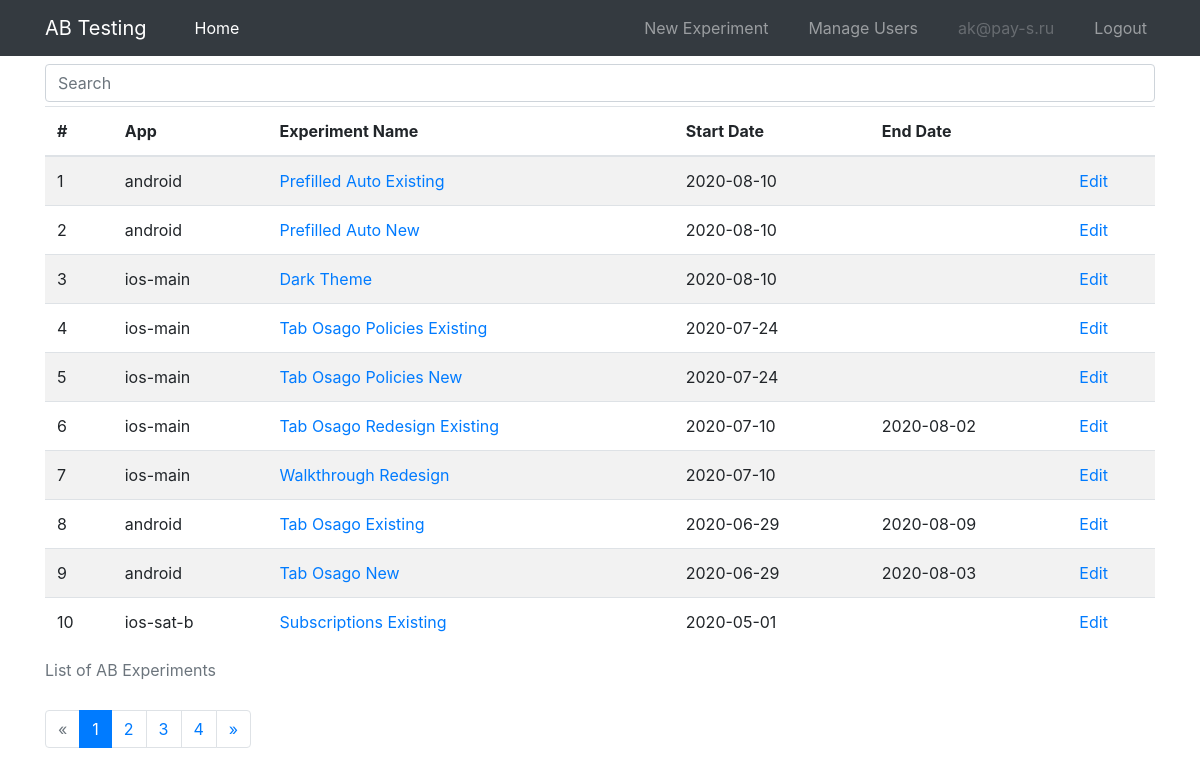
Screenshot of /index (signed in) with the database file from the repository.
### models.py (models this page shows, shortened)
class User(UserMixin, db.Model):
    id = db.Column(db.Integer, primary_key=True)
    email = db.Column(db.String(120), index=True, unique=True)
    password_hash = db.Column(db.String(128))
    is_admin = db.Column(db.Boolean, unique=False, default=False)

class ABExperiment(db.Model):
    __tablename__ = "experiment"
    __table_args__ = (db.UniqueConstraint('app_id', 'name', name="unique_constraint_app_exp"), )
    id = db.Column(db.Integer, primary_key=True)
    app_id = db.Column(db.Integer, db.ForeignKey("app.id"))
    name = db.Column(db.String(120), index=True)
    description = db.Column(db.Text)
    metrics = db.Column(db.Text)
    start_date = db.Column(db.Date)
    end_date = db.Column(db.Date)
    options = db.relationship('ABOption', backref='experiment') # cascade="all, delete-orphan"
    @property
    def clean_name(self):
        clean_name = " ".join(
            [i.capitalize() for i in self.name.split("_") if i not in ("exp", "ios", "android")]
        )
        return clean_name

class App(db.Model):
    __tablename__ = "app"
    id = db.Column(db.Integer, primary_key=True)
    name = db.Column(db.String(120), index=True, unique=True)
    experiments = db.relationship('ABExperiment', backref='app')

### ab/ab.py (the view)
@bp.route("/")
@bp.route("/index")
@login_required
def index():
    page = request.args.get("page", default=1, type=int)
    q = request.args.get("q", default="")
    exp_pagination = ABExperiment.query \
        .join(App, ABExperiment.app_id == App.id) \
        .filter(
            (ABExperiment.name.like(f"%{q}%")) | (App.name.like(f"%{q}%"))
        ) \
        .order_by(ABExperiment.start_date.desc(), ABExperiment.name) \
        .limit(100).from_self() \
        .paginate(page=page, per_page=10)
    return render_template("ab/ab_list.html", exp_pagination=exp_pagination, q=q, active_link="home")

### main.py (called while the page is built)
@login.user_loader
def load_user(id):
    return User.query.get(int(id))

### templates/ab/ab_list.html (shortened to what this page needs)
{% extends "base.html" %}
{% from "macros/_pagination.html" import render_pagination %}
{% block content %}
<div class="container">
    <form action="{{ url_for('ab.index') }}" method="GET">
        <div class="form-group mt-2 mb-1">
            <input class="form-control" type="text" name="q" placeholder="Search" aria-label="Search">
        </div>
    </form>
    {% if exp_pagination %}
    <table class="table table-hover table-striped">
        <caption>List of AB Experiments</caption>
        <thead>
            <tr>
                <th scope="col">#</th>
                <th scope="col">App</th>
                <th scope="col">Experiment Name</th>
                <th scope="col">Start Date</th>
                <th scope="col">End Date</th>
                {% if current_user.is_admin %}
                    <th scope="col"></th>
                {% endif %}
            </tr>
        </thead>
        {% for exp in exp_pagination.items %}
        <tr>
            <td>{{ loop.index + ((exp_pagination.page - 1) * exp_pagination.per_page) }}</td>
            <td>{{ exp.app.name }}</td>
            <td><a href="{{ url_for('ab.detail', exp_name=exp.name) }}">{{ exp.clean_name }}</a></td>
            <td>{{ exp.start_date }}</td>
            <td>
                {% if exp.end_date %}
                    {{ exp.end_date }}
                {% endif %}
            </td>
            {% if current_user.is_admin %}
            <td>
                <a href="{{ url_for('admin.edit_experiment', exp_name=exp.name) }}">Edit</a>
            </td>
            {% endif %}
        </tr>
        {% endfor %}
    </table>
    {{ render_pagination(exp_pagination, endpoint='ab.index', q=q) }}
    {% endif %}
</div>
{% endblock %}

### templates/base.html (shortened to what this page needs)
<!DOCTYPE html>
<html>
    <head>
        <link rel="stylesheet" href="https://stackpath.bootstrapcdn.com/bootstrap/4.5.0/css/bootstrap.min.css">
        <link rel="stylesheet" href="https://stackpath.bootstrapcdn.com/font-awesome/4.7.0/css/font-awesome.min.css">
        <link rel="stylesheet" type="text/css" href="{{ url_for('static', filename='css/style.css') }}">
    </head>
    <body>
    <nav class="navbar navbar-expand-md navbar-dark bg-dark fixed-top">
        <div class="container">
            <a class="navbar-brand" href="{{ url_for('ab.index') }}">AB Testing</a>
            <div class="collapse navbar-collapse" id="navbarCollapse">
                <ul class="navbar-nav mr-auto">
                    <li class="nav-item {{ 'active' if active_link == 'home' else None }} ml-4">
                        <a class="nav-link" href="{{ url_for('ab.index') }}">Home</a>
                    </li>
                </ul>
                <ul class="navbar-nav ml-auto">
                {% if current_user.is_authenticated %}
                {% if current_user.is_admin %}
                    <li class="nav-item mr-4 {{ 'active' if active_link == 'create_experiment' else None }}">
                    <a class="nav-link" href="{{ url_for('admin.create_experiment') }}">New Experiment</a>
                    </li>
                    <li class="nav-item mr-4 {{ 'active' if active_link == 'manage_users' else None }}">
                    <a class="nav-link" href="{{ url_for('admin.manage_users') }}">Manage Users</a>
                    </li>
                {% endif %}
                    <li class="nav-item mr-4">
                    <a class="nav-link disabled">{{ current_user.email }}</a>
                    </li>
                    <li class="nav-item">
                    <a class="nav-link" href="{{ url_for('auth.logout') }}">Logout</a>
                    </li>
                {% endif %}
                </ul>
            </div>
        </div>
    </nav>
    {% block content %}
    {% endblock %}
    </body>
</html>

### static/css/style.css (style rules this page uses)
body { padding-top: 3.5rem; }

### rows the page displays
User: email "ak@pay-s.ru"
ABExperiment: app.name "android", clean_name "Prefilled Auto Existing", start_date "2020-08-10"
ABExperiment: app.name "android", clean_name "Prefilled Auto New", start_date "2020-08-10"
ABExperiment: app.name "ios-main", clean_name "Dark Theme", start_date "2020-08-10"
ABExperiment: app.name "ios-main", clean_name "Tab Osago Policies Existing", start_date "2020-07-24"
ABExperiment: app.name "ios-main", clean_name "Tab Osago Policies New", start_date "2020-07-24"
ABExperiment: app.name "ios-main", clean_name "Tab Osago Redesign Existing", start_date "2020-07-10", end_date "2020-08-02"
ABExperiment: app.name "ios-main", clean_name "Walkthrough Redesign", start_date "2020-07-10"
ABExperiment: app.name "android", clean_name "Tab Osago Existing", start_date "2020-06-29", end_date "2020-08-09"
ABExperiment: app.name "android", clean_name "Tab Osago New", start_date "2020-06-29", end_date "2020-08-03"
ABExperiment: app.name "ios-sat-b", clean_name "Subscriptions Existing", start_date "2020-05-01"

### other values shown
{{ page }} "1"
{{ page }} "2" "3" "4"
